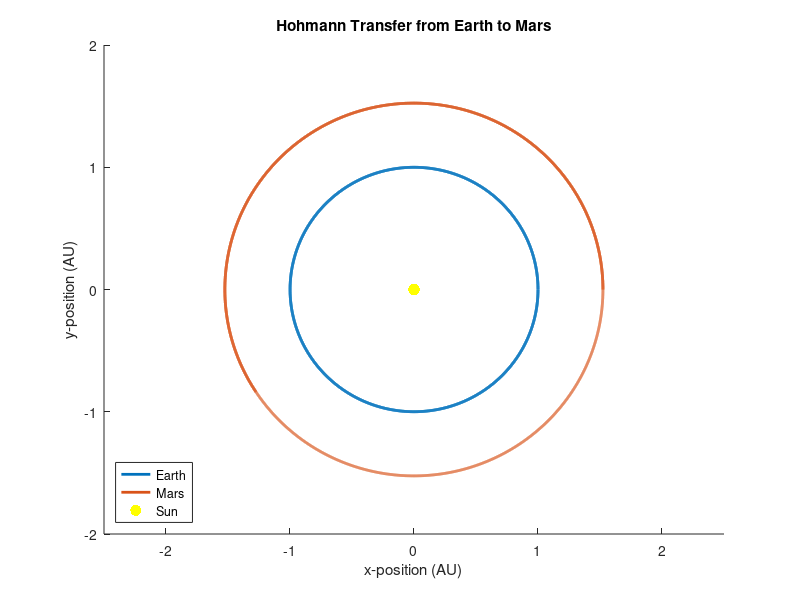

Write MATLAB code to recreate this figure. (Note: this script raises an error after producing the figure.)
clear all;
close all;

% SET ALL CONSTANTS
AU = 149.598e9; %m/AU
day = 60*60*24; %s/day
G = 6.67430e-11*(day^2)/(AU^3); %AU^3/kg*day^2
M_sun = 1.98847e30; %kg
mu = G*M_sun; %AU^3/day^2;
a_earth = 1;  %AU
r_earth = 4.26e-05; %AU
v_earth = 1.720e-02; %AU/day
a_mars  = 1.523679; %AU
r_mars  = 2.27e-05;  %AU
v_mars  = 1.394e-02; %AU/day

% -----------
% PROBLEM 1 |
% -----------

% INITIALIZE ODE FUNCTION AND OPTIONS
orbital_pos = @(t,X) [X(3); X(4);-mu*X(1)/((X(1)^2+X(2)^2)^1.5);-mu*X(2)/((X(1)^2+X(2)^2)^1.5)];
options = odeset('RelTol',1e-6, 'Abstol',1e-6);        

% EARTH VARIABLES
r_0_earth = [a_earth; 0];% Earth position at perhelion (Planar so two dimensional)
v_0_earth = [0; v_earth];% At perigee, velocity is entirely tangential
initial_earth = [r_0_earth; v_0_earth];
tspan = [0:0.1:2*365]; 
[t_earth, X_earth] = ode45(orbital_pos, tspan, initial_earth, options);

% MARS VARIABLES
r_0_mars = [a_mars; 0];% Mars position at perhelion (Planar so two dimensional)
v_0_mars = [0; v_mars];% At perigee, velocity is entirely tangential
initial_mars = [r_0_mars; v_0_mars];
tspan = [0:0.1:3*365]; 
[t_mars, X_mars ] = ode45(orbital_pos, tspan, initial_mars , options);

% EARTH AND MARS ORBITS PLOT
figure
hold on
title('Hohmann Transfer from Earth to Mars')
xlabel('x-position (AU)')
ylabel('y-position (AU)')
xlim([-2.5 2.5])
ylim([-2 2])
plot(X_earth(:,1),X_earth(:,2),'linewidth',2)
plot(X_mars(:,1),X_mars(:,2),'linewidth',2)
plot(0,0,'.y', 'MarkerSize', 25)% Sun not to scale, simply for illustration
legend({'Earth','Mars','Sun'},'Location','southwest')
hold off

% PERIOD OF EARTH CALCULATION
x_e1 = X_earth(:,1);
pks = findpeaks(x_e1);
pk_idx = find(x_e1==pks(1));
period_e_obs = t_earth(pk_idx(1))% Period in days
period_e_thry = sqrt(4*pi^2*r_0_earth(1)^3/mu)% Period in days
error_e = abs((period_e_thry-period_e_obs)/period_e_thry)
T_earth = period_e_obs;

% PERIOD OF MARS CALCULATION
x_m1 = X_mars(:,1);
pks = findpeaks(x_m1);
pk_idx = find(x_m1==pks(1));
period_m_obs = t_mars(pk_idx(1))% Period in days
period_m_thry = sqrt(4*pi^2*r_0_mars(1)^3/mu)% Period in days
error_m = abs((period_m_thry-period_m_obs)/period_m_thry)
T_mars = period_m_obs;

% --------------------------------
% PROBLEM 2 INITIAL CALCULATIONS |
% --------------------------------

% HOHMANN TRANSFER VARIABLES
conversion_kms = (AU/day)/1000; %AU/Day to km/s
v_pi = sqrt(mu*(2/a_earth - 2/(a_earth+a_mars)));
v_alpha  = sqrt(mu*(2/a_mars -  2/(a_earth+a_mars)));
v_alpha_kms = v_alpha*conversion_kms;
v_pi_kms = v_pi*conversion_kms;

% DELTA_V REQUIRED TO TRANSFER
delta_V_perogee = v_pi - v_earth;
delta_V_apogee  = v_mars - v_alpha;

% HOHMANN TRANSFER PERIOD
a_hohmann = (a_earth + a_mars)/2;
T_hohmann = 2*pi*sqrt((a_hohmann^3)/mu);
T_transfer = T_hohmann/2; % Period in days

% CALCULATE HOHMANN TRANSFER
r_0_hohmann = [a_earth; 0];
v_0_hohmann = [0; v_pi];
initial_h = [r_0_hohmann; v_0_hohmann];
[t_hohmann,X_hohmann] = ode45(orbital_pos, tspan, initial_h, options);

% PLOT TRANSFER ORBIT
figure
hold on
title('Hohmann Transfer from Earth to Mars')
xlabel('x-position (AU)')
ylabel('y-position (AU)')
xlim([-2.5 2.5])
ylim([-2 2])
plot(X_earth(:,1),X_earth(:,2),'linewidth',2)
plot(X_mars(:,1),X_mars(:,2),'linewidth',2)
plot(X_hohmann(:,1), X_hohmann(:,2),'--','linewidth',1.5)
plot(0,0,'.y', 'MarkerSize', 25)% Sun not to scale, simply for illustration
legend({'Earth','Mars','Hohmann Transfer','Sun'},'Location','southwest')
hold off

%----------------
% PROBLEM 2a/2b |
%----------------

theta_earth_i = 104;  %degrees
theta_mars_i  = 216;  %degrees

% ANGLE REQUIRED FOR SUCCESSFUL TRANSFER ORBIT
omega_earth = 360/T_earth;
omega_mars  = 360/T_mars;
theta_req_em = 180-omega_mars*T_transfer;
theta_req_me = 180-omega_earth*T_transfer;

% LOCATION OF PLANET ALONG ORBIT AT TIME t
t = 0:1:6*365;
theta_earth = t*omega_earth + theta_earth_i;
theta_mars  = t*omega_mars  + theta_mars_i ;

% SUCCESSFUL LAUNCH TIMES FROM EARTH CALCULATION AND PLOT
figure
hold on
dept_times_earth = [];
arrive_times_mars = [];
for n=-4:1:0
    t = ((-67.5497+(360*n))/(omega_mars-omega_earth));
    dept = 2020+(t/365.25);% Time converted to years
    dept_times_earth = [dept_times_earth dept];
    arrival = dept+T_transfer/365;
    arrive_times_mars = [arrive_times_mars arrival];
    scatter(dept,arrival, 'filled')
end
xticks(2020:1:2030)
xlabel('Earth Departure Time (Years)')
ylabel('Mars Arrival Time (Years)')
title('Earth to Mars Transit Dates')
hold off
launch_time_interval = dept_times_earth(1)-dept_times_earth(2);
%-------------
% PROBLEM 2c |
%-------------

% SUCCESSFUL LAUNCH TIMES FROM MARS CALCULATION AND PLOT
figure
hold on
dept_times_mars = [];
arrive_times_earth = [];
for n=1:1:4
    t = ((38.7538+(360*n))/(omega_earth-omega_mars));
    dept = 2020+(t/365.25);% Time converted to years
    dept_times_mars = [dept_times_mars dept];
    arrival = dept+T_transfer/365;
    arrive_times_earth = [arrive_times_earth arrival];
    scatter(dept,arrival,'filled')  
end
xticks(2020:1:2030)
xlabel('Mars Departure Time (Years)')
ylabel('Earth Arrival Time (Years)')
title('Mars to Earth Transit Dates')
hold off

%-------------------
% PROBLEM 2d/2e/2f |
%-------------------

% REQUIRED STAY ON MARS
t_on_mars = dept_times_mars(1)-arrive_times_mars(length(arrive_times_mars))

% MINIMUM ROUND TRIP TIME
t_round_trip = arrive_times_earth(1)-dept_times_earth(length(dept_times_earth))

% DELTA V's OVER ENTIRE TRIP
conversion = AU/day;    %AU/Day to m/s
delta_V_launch = delta_V_perogee*conversion;
delta_V_arrival = delta_V_apogee*conversion;
delta_V_return_launch = -delta_V_apogee*conversion;
delta_V_return_arrival = -delta_V_perogee*conversion;
delta_V_total = 2*abs(delta_V_launch) + 2*abs(delta_V_arrival);

%----------------
% PROBLEM 3a/3b |
%----------------

% LAMBERT SPLASH PLOT INITIALIZATION
figure
xline(0,'-','HandleVisibility','off');
yline(0,'-','HandleVisibility','off');
hold on
plot(X_earth(:,1),X_earth(:,2),'DisplayName','Earth','LineWidth',2)
title('Earth to Mars Lambert Splash Transfers')
xlabel('X Position (AU)')
ylabel('Y Position (AU)')
plot(X_mars(:,1),X_mars(:,2),'DisplayName','Mars','LineWidth',2)
plot(0,0,'.y', 'DisplayName', 'Sun', 'MarkerSize', 25)% Sun not to scale, simply for illustration
lgd = legend('Location','northeast');
lgd.FontSize = 4;

% INITIALIZE VALUES
deltas = [-68.8,-46,-23,0,23,46,68.8];
final_values = [];
delta_V_lambert = 2*delta_V_perogee;
for delta=deltas
    
    % SET TSPAN TO GET CORREACT PLOT
    if delta == 0
        tspan = [0:0.1:2.6*365];
    elseif delta == -23 || delta == 23 
        tspan = [0:0.1:2.2*365];
    else
        tspan = [0:0.1:2*365];
    end
    
    % PLOT LAMBERT SPLASH ORBIT
    r_0_lambert = [a_earth; 0];% Mars position at perigee (Planar so two dimensional)
    v_0_lambert = [delta_V_lambert*sind(delta); v_earth+(delta_V_lambert*cosd(delta))];% DeltaV is twice Hohmann and initial condition varys based on the angle delta
    initial_h = [r_0_lambert; v_0_lambert];
    [t_lambert,X_lambert] = ode45(@(t,x) orbital_pos(mu,x), tspan, initial_h, options);
    plot(X_lambert(:,1),X_lambert(:,2),'DisplayName',sprintf('Delta=%f', delta))
    
    % EXTRACT POSITION VALUES
    x_vals = X_lambert(:,1);
    y_vals = X_lambert(:,2);
    
    % FIND INTERSECTION POINT 
    min_idx = find(abs(sqrt(X_lambert(:,1).^2 + X_lambert(:,2).^2)-a_mars) <= 1e-3, 1);
    max_idx = find(abs(sqrt(X_lambert(:,1).^2 + X_lambert(:,2).^2)-a_mars) <= 1e-3, 1, 'last');
    
    % CALCULATE THETA TRAVELED, TOF, AND THETA REQUIRED
    if delta == 68.8 || delta == -68.8
        if delta == -68.8
            intersect_1 =  X_lambert(max_idx,1:2);
        else
            intersect_1 =  X_lambert(min_idx,1:2);
        end
        plot([0 intersect_1(1)],[0 intersect_1(2)],'--b','HandleVisibility','off')
        TOF_1 = t_lambert(min_idx);
        theta_trvld_1 = atand(intersect_1(2)/intersect_1(1))+180;
        theta_offset_1 = mod(theta_trvld_1 - (360/T_mars)*TOF_1, 360);
        final_values = [final_values; [delta, TOF_1, theta_trvld_1, theta_offset_1]];
    else
        intersect_1 = X_lambert(min_idx,1:2);
        if intersect_1(1)>0
            theta_trvld_1 = atand(intersect_1(2)/intersect_1(1));
            if theta_trvld_1<0
                theta_trvld_1 = theta_trvld_1+360;         
            end
        else
            theta_trvld_1 = atand(intersect_1(2)/intersect_1(1))+180;
        end
        
        intersect_2 = X_lambert(max_idx,1:2);
        if intersect_2(1)>0
            theta_trvld_2 = atand(intersect_2(2)/intersect_2(1));
            if theta_trvld_2<0
                theta_trvld_2 = theta_trvld_2+360;               
            end
        else
            theta_trvld_2 = atand(intersect_2(2)/intersect_2(1))+180;
        end
        
        TOF_1 = t_lambert(min_idx);
        TOF_2 = t_lambert(max_idx);
        theta_offset_1 = mod(theta_trvld_1 - (360/T_mars)*TOF_1, 360);
        theta_offset_2 = mod(theta_trvld_2 - (360/T_mars)*TOF_2, 360);
        final_values = [final_values; [delta, TOF_1, theta_trvld_1,theta_offset_1]];
        final_values = [final_values; [delta, TOF_2, theta_trvld_2,theta_offset_2]];
        plot([0 intersect_1(1)],[0 intersect_1(2)],'--b','HandleVisibility','off')
        plot([0 intersect_2(1)],[0 intersect_2(2)],'--b','HandleVisibility','off')
    end
end    
hold off

%----------------
% PROBLEM 3c/3d |
%----------------

% CALCULATE THETA REQUIRED FOR LAMBERT SPLASH ORBITS
launch_info = [];
t_span = 700;
for i = 1:size(final_values)
    angle_offset = final_values(i,4);
       TOF = final_values(i,2);
    for j = 1:1:t_span
        current_date = 2020 + j/T_earth;
        current_angle = theta_mars(j)-theta_earth(j);
        if abs(mod((current_angle-angle_offset),360)) < 0.5
            launch_info = [launch_info; [current_date, TOF]];
        end
    end
end

% PORKCHOP PLOT
figure
title('Launch Dates and Flight Durations');
xlabel('Launch Date (Year)');
ylabel('Transit Duration (Days)');
hold on
scatter(launch_info(:,1),launch_info(:,2),'filled');
scatter(dept_times_earth(length(dept_times_earth)), T_transfer, 100, 'p')
hold off